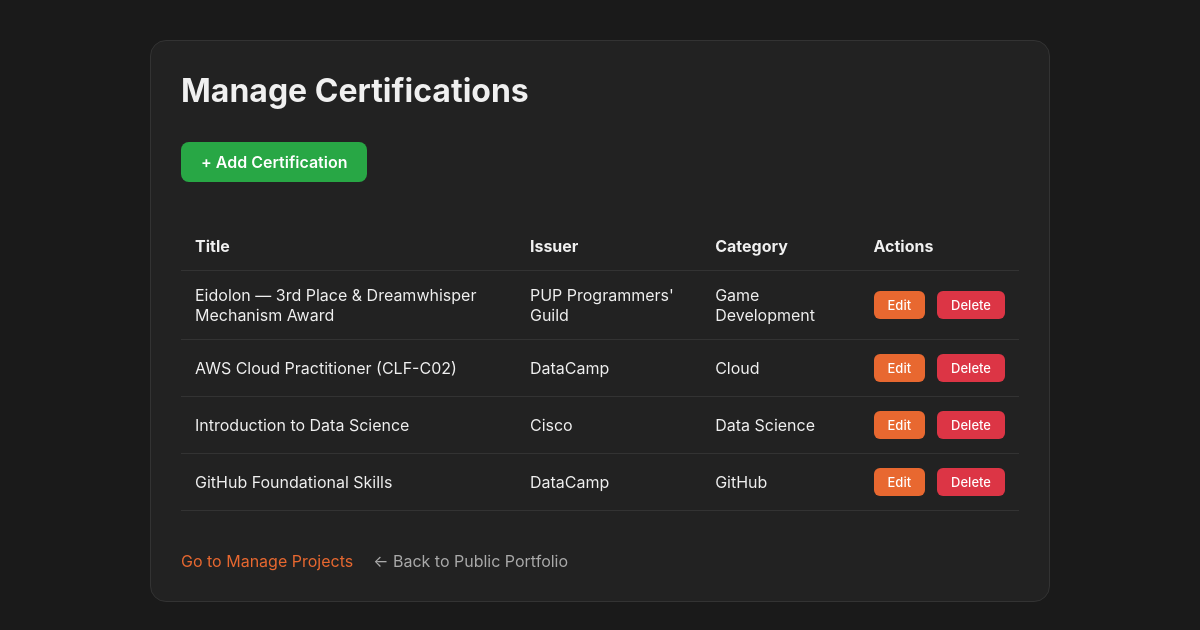
The app's page /admin/manage-certifications.php with its own data.
### tables this page shows
CREATE TABLE `certifications` (
  `id` int(11) NOT NULL,
  `title` varchar(255) NOT NULL,
  `issuer` varchar(255) NOT NULL,
  `cert_date` varchar(100) NOT NULL,
  `category` varchar(100) NOT NULL
);

### admin/manage-certifications.php (the view, shortened to what this page needs)
<?php
require_once '../db.php';
$stmt = $pdo->query("SELECT * FROM certifications ORDER BY id DESC");
$certs = $stmt->fetchAll(PDO::FETCH_ASSOC);
?>
<!DOCTYPE html>
<html lang="en" data-theme="dark">
<head>
    <link rel="stylesheet" href="../css/style.css">
</head>
<body>
    <div class="admin-container">
        <h1 class="page-title">Manage Certifications</h1>
        <a href="add-cert.php" class="btn-add">+ Add Certification</a>
        <table class="admin-table">
            <thead>
                <tr>
                    <th>Title</th>
                    <th>Issuer</th>
                    <th>Category</th>
                    <th>Actions</th>
                </tr>
            </thead>
            <tbody>
                <?php foreach ($certs as $cert): ?>
                <tr>
                    <td><?php echo htmlspecialchars($cert['title']); ?></td>
                    <td><?php echo htmlspecialchars($cert['issuer']); ?></td>
                    <td><?php echo htmlspecialchars($cert['category']); ?></td>
                    <td>
                        <div class="actions-flex">
                            <a href="edit-cert.php?id=<?php echo $cert['id']; ?>" class="action-btn btn-edit">Edit</a>
                            <a href="manage-certifications.php?delete=<?php echo $cert['id']; ?>" class="action-btn btn-delete" onclick="return confirm('Are you sure you want to delete this certification?');">Delete</a>
                        </div>
                    </td>
                </tr>
                <?php endforeach; ?>
            </tbody>
        </table>
        <br><br>
        <div style="display: flex; gap: 20px;">
            <a href="manage-projects.php" style="color: var(--accent); text-decoration: none;">Go to Manage Projects</a> <a href="../certifications.php" style="color: var(--text-secondary); text-decoration: none;">&larr; Back to Public Portfolio</a> </div>
    </div>
</body>
</html>

### css/style.css (style rules this page uses)
:root { --bg-main: #1a1a1a; --bg-sidebar: #222222; --bg-card: #2a2a2a; --text-primary: #f0f0f0; --text-secondary: #aaaaaa; --accent: #e86830; --border: #333333; }
* { margin: 0; padding: 0; box-sizing: border-box; }
html { scroll-behavior: smooth; }
body { font-family: 'Inter', sans-serif; background-color: var(--bg-main); color: var(--text-primary); }
.page-title { font-size: 32px; font-weight: 700; color: var(--text-primary); margin-top: 0; margin-bottom: 32px; }
body, .sidebar, .main-content, .card, .cert-card, .skill-category, .form-input, .form-textarea, .nav-links { transition: background-color 0.3s ease, color 0.3s ease, border-color 0.3s ease, transform 0.2s ease; }

### admin/manage-certifications.php (style rules this page uses)
.admin-container { max-width: 900px; margin: 40px auto; padding: 30px; background: var(--bg-sidebar); border-radius: 16px; border: 1px solid var(--border); }
.admin-table { width: 100%; border-collapse: collapse; margin-top: 20px; }
.admin-table th, .admin-table td { padding: 14px; text-align: left; border-bottom: 1px solid var(--border); color: var(--text-primary); }
.action-btn { display: inline-block; padding: 6px 14px; border-radius: 6px; text-decoration: none; font-size: 13px; font-weight: 500; transition: opacity 0.2s; }
.btn-edit { background: var(--accent); color: white; border: none; }
.btn-delete { background: #dc3545; color: white; border: none; }
.btn-add { background: #28a745; color: white; padding: 10px 20px; text-decoration: none; border-radius: 8px; display: inline-block; margin-bottom: 20px; font-weight: 600; transition: transform 0.2s; }
.actions-flex { display: flex; gap: 12px; align-items: center; white-space: nowrap; }

### records on screen
certifications: title "Eidolon — 3rd Place & Dreamwhisper Mechanism Award", issuer "PUP Programmers' Guild", category "Game Development"
certifications: title "AWS Cloud Practitioner (CLF-C02)", issuer "DataCamp", category "Cloud"
certifications: title "Introduction to Data Science", issuer "Cisco", category "Data Science"
certifications: title "GitHub Foundational Skills", issuer "DataCamp", category "GitHub"
